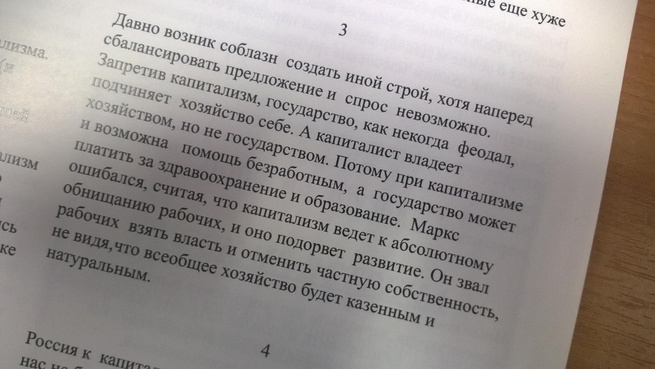
#> input picture Задание 3 - 11 декабря/data/1.jpg, 655 x 369 px, shrunk from 1954 x 1100 before the run
$ jupyter execute FHT.ipynb
#> lines starting #> are read from the running program, lines starting #| are printed output that depends on the picture
[cell 1]
import numpy as np
import cv2 as cv

from matplotlib import pyplot as plt
from PIL import Image
from typing import Literal, Optional
from time import time
from typing import Tuple
import numba

[cell 2]
example_image_path = 'data/1.jpg'
input_image = np.array(Image.open(example_image_path))
#> input_image is the input picture: shape (369, 655, 3); mean R, G, B 153, 147, 143.8
plt.imshow(input_image)

Напишем функцию для предобработки изображения, как мы рассматривали на лекции: добавил blur и фильтр собеля, тем самым сделаем его черно-белым. Также расширим изображение до минимально покрывающего квадрата со стороной степени двойки.

[cell 3]
def prepare_image(image: np.ndarray) -> np.ndarray:
    image = cv.cvtColor(cv.GaussianBlur(image, (3, 3), 0), cv.COLOR_BGR2GRAY)
    image = cv.addWeighted(
        cv.convertScaleAbs(cv.Sobel(image, 3, 1, 0, ksize=3)),
        0.5,
        cv.convertScaleAbs(cv.Sobel(image, 3, 0, 1, ksize=3)),
        0.5,
        0)
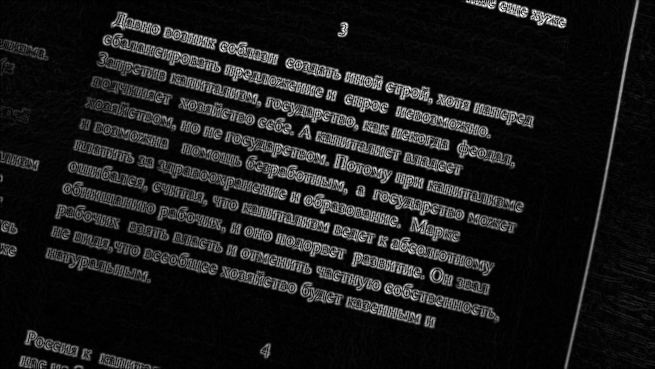
#> image: shape (369, 655); min 0, max 255, mean 25.1

    new_image = np.zeros(2 ** (np.log2(image.shape).astype(int) + 1))
    new_image[0:image.shape[0], 0:image.shape[1]] = image
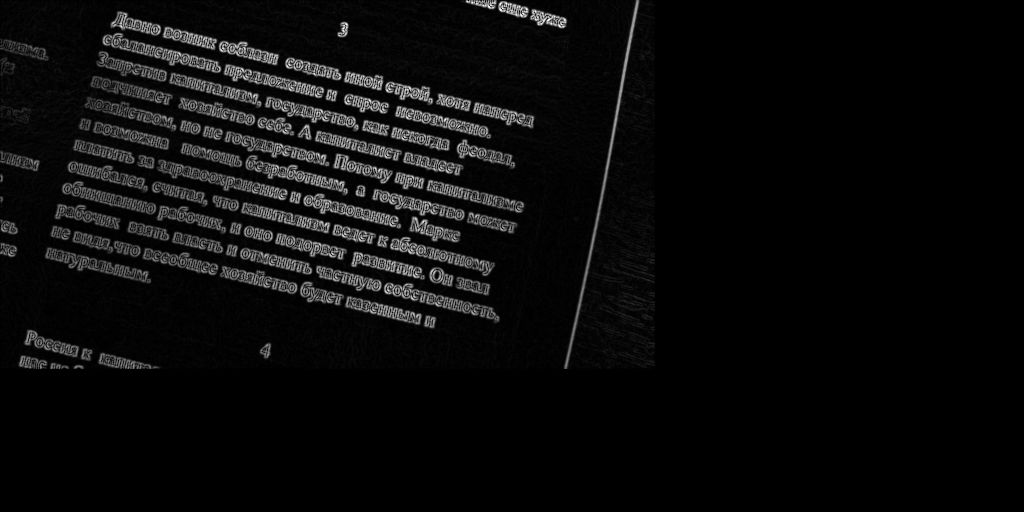
#> new_image: shape (512, 1024) float64; min 0, max 255, mean 11.6
    return new_image

plt.imshow(prepare_image(input_image))

Напишем быстрое преобразование Хафа и вычисление оптимального поворота на основе ряда с наибольшей дисперсией.

[cell 4]
# @numba.njit() # - does not work because of reshapes, but I tried...
def hough_transform(prepr_image: np.ndarray, left_border: Optional[int] = None, right_border: Optional[int] = None, where: Literal['left', 'right'] = 'left') -> np.ndarray:
#> called with where = 'left'
    assert where in ['left', 'right']
    if left_border is None:
        left_border = 0
    if right_border is None:
        right_border = prepr_image.shape[1]
#> right_border = 1024
    if right_border - left_border == 1:
        return prepr_image[:, left_border].reshape((-1, 1))

    result_image = np.zeros((prepr_image.shape[0], right_border - left_border))
    middle = (left_border + right_border) // 2
#> middle = 512
    left_image = hough_transform(prepr_image, left_border, middle, where=where)
    right_image = hough_transform(prepr_image, middle, right_border, where=where)
#> after the loop in hough_transform (call 9), `for shift in range(right_border - left_border):`: result_image = 512 rows, first 6: [12, 16, 17, 16], [21, 19, 18, 14], [17, 15, 11, 13], [11, 8, 12, 16], [11, 17, 21, 18], [23, 24, 21, 16]
#> in hough_transform (call 8), `left_image = hough_transform(prepr_image, left_border, middle, where=w..`: left_image has the same summary as result_image
#> after the loop in hough_transform (call 16), `for shift in range(right_border - left_border):`: result_image = 512 rows, first 6: [4, 9, 10, 11], [11, 12, 13, 15], [13, 13, 13, 13], [12, 15, 15, 16], [17, 18, 21, 22], [24, 23, 26, 23]
#> in hough_transform (call 8), `right_image = hough_transform(prepr_image, middle, right_border, where..`: right_image has the same summary as result_image
#> after the loop in hough_transform (call 24), `for shift in range(right_border - left_border):`: result_image = 512 rows, first 6: [10, 17, 21, 19], [27, 24, 23, 22], [23, 21, 20, 21], [18, 19, 20, 19], [20, 22, 20, 16], [21, 19, 15, 13]
#> in hough_transform (call 23), `left_image = hough_transform(prepr_image, left_border, middle, where=w..`: left_image has the same summary as result_image
#> after the loop in hough_transform (call 31), `for shift in range(right_border - left_border):`: result_image = 512 rows, first 6: [6, 15, 18, 19], [20, 24, 26, 21], [31, 26, 24, 18], [29, 22, 17, 16], [19, 15, 13, 16], [10, 12, 14, 14]
#> in hough_transform (call 23), `right_image = hough_transform(prepr_image, middle, right_border, where..`: right_image has the same summary as result_image
#> after the loop in hough_transform (call 40), `for shift in range(right_border - left_border):`: result_image = 512 rows, first 6: [13, 16, 17, 19], [20, 20, 22, 24], [20, 22, 23, 21], [20, 21, 19, 16], [20, 14, 13, 14], [11, 11, 12, 16]
#> in hough_transform (call 39), `left_image = hough_transform(prepr_image, left_border, middle, where=w..`: left_image has the same summary as result_image
#> in hough_transform (call 39), `right_image = hough_transform(prepr_image, middle, right_border, where..`: right_image = 512 rows, first 6: [3, 8, 11, 13], [9, 13, 15, 16], [15, 16, 18, 19], [21, 23, 23, 22], [25, 24, 23, 20], [22, 20, 18, 16]
#> after the loop in hough_transform (call 3), `for shift in range(right_border - left_border):`:
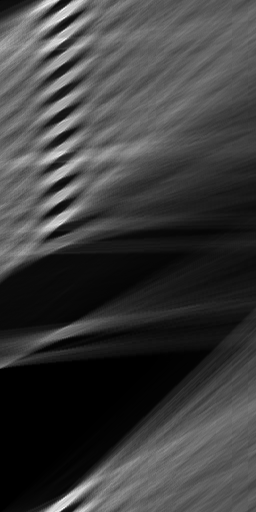
#> result_image: shape (512, 256) float64; min 0, max 18566, mean 4470.8; drawn with min black and max white
#> after the loop in hough_transform (call 2), `for shift in range(right_border - left_border):`:
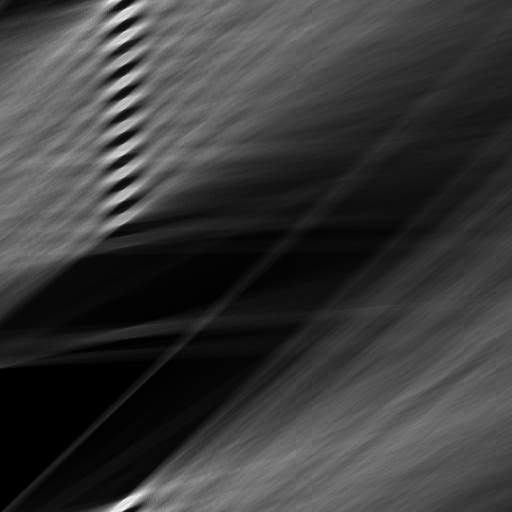
#> result_image: shape (512, 512) float64; min 0, max 47239, mean 10830.9; drawn with min black and max white
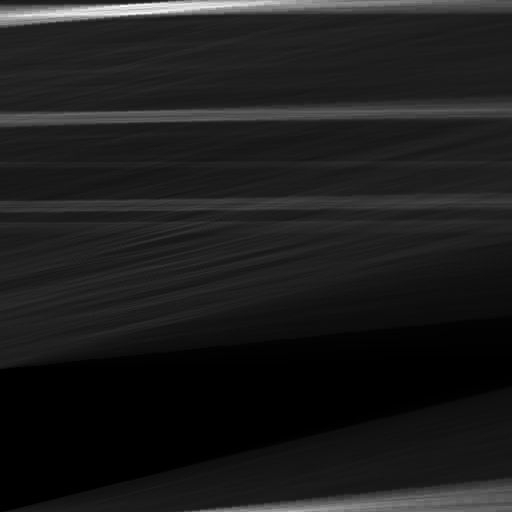
#> right_image: shape (512, 512) float64; min 0, max 9149, mean 1039.1; drawn with min black and max white

    for shift in range(right_border - left_border):
        i = np.arange(prepr_image.shape[0])
        right_index = (i + shift // 2 + shift % 2) if where == 'left' else (i - shift // 2 - shift % 2)
        result_image[i, shift] = left_image[i, shift // 2] + \
            right_image[right_index % prepr_image.shape[0], shift // 2]
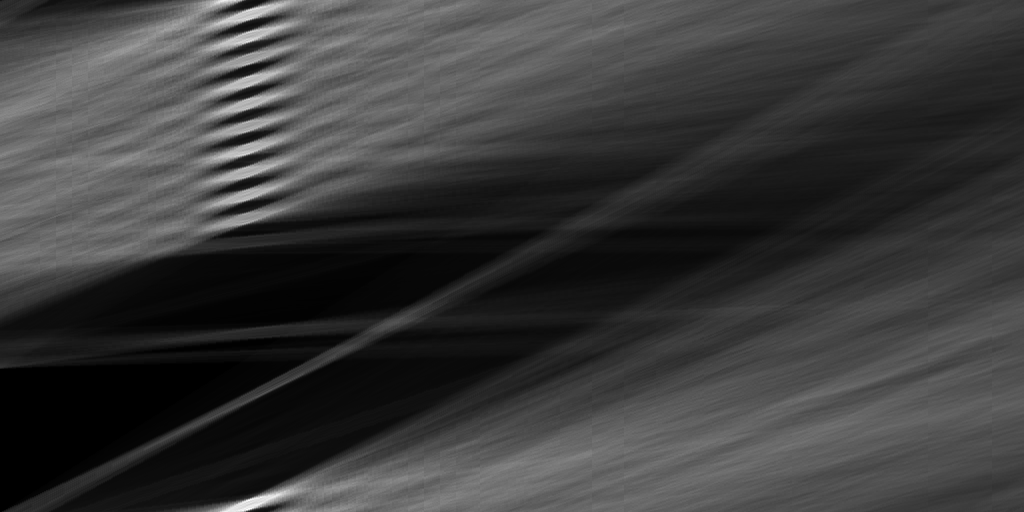
#> result_image: shape (512, 1024) float64; min 0, max 50576, mean 11870.1; drawn with min black and max white

    return result_image


def find_angle(fht_image: np.ndarray) -> Tuple[float, float]:
    variance = np.var(fht_image, axis=0)
#> variance = 1024 values, max 202969804.7 at index 247, min 11749276.5 at index 1023, mean 60264525.9
    biggest_variance_idx = np.argmax(variance)
#> biggest_variance_idx = 247
    another_catet = fht_image.shape[1]
#> another_catet = 1024
    return variance[biggest_variance_idx], np.arctan(biggest_variance_idx / another_catet)

prepared_image = prepare_image(input_image)
find_angle(hough_transform(prepared_image))
#> Out = (202969804.7, 0.237)

Также напишем функцию для поворота изображения.

[cell 5]
def rotate_image(image: np.ndarray, angle_radians: float, interp_type=cv.INTER_LINEAR) -> np.ndarray:
#> called with angle_radians = 0.236, interp_type = 1
    angle_degrees = angle_radians * 180 / np.pi

    center = (image.shape[1] / 2, image.shape[0] / 2)
#> center = (327.5, 184.5)
    rotation_matrix = cv.getRotationMatrix2D(center, angle_degrees, 1)
    borders = np.array([
        image.shape[0] * abs(np.sin(angle_radians)) + image.shape[1] * abs(np.cos(angle_radians)),
        image.shape[0] * abs(np.cos(angle_radians)) + image.shape[1] * abs(np.sin(angle_radians)),
    ], dtype=int)
#> borders = [723, 511]

    rotation_matrix[0, 2] += ((borders[0] / 2) - center[0])
    rotation_matrix[1, 2] += ((borders[1] / 2) - center[1])

    rotated_image= cv.warpAffine(image, rotation_matrix, borders, flags=interp_type)
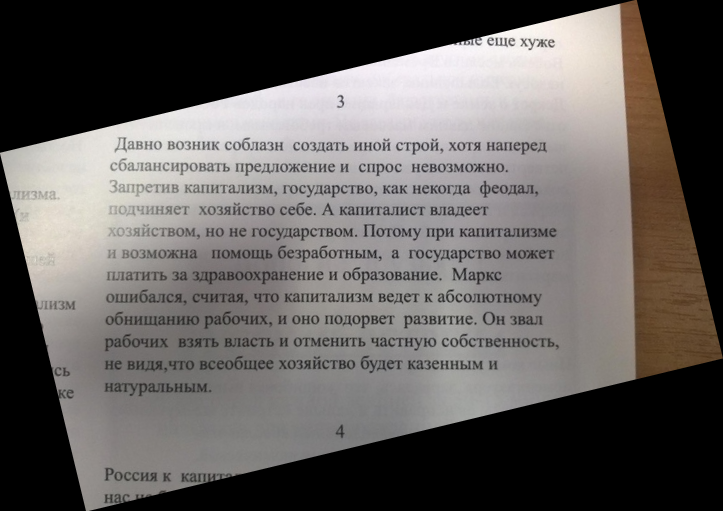
#> rotated_image: shape (511, 723, 3); mean R, G, B 100.1, 96.2, 94.1
    return rotated_image

plt.imshow(rotate_image(input_image, 0.236))

Остается скомбинировать результаты. Но каждое изображение необходимо крутить в обе стороны при поиске наилучшего угла, для этого придется дописать небольшую логику.

[cell 6]
def autorotate_image(image: np.ndarray, interp_type=cv.INTER_LINEAR) -> np.ndarray:
#> called with interp_type = 1
    prepr_image = prepare_image(image)
    res_left = find_angle(hough_transform(prepr_image, where='left'))
#> res_left = (202969804.7, 0.237)
    res_right = find_angle(hough_transform(prepr_image, where='right'))
#> in find_angle (call 3), `variance = np.var(fht_image, axis=0)`: variance = 1024 values, max 83488897.8 at index 1, min 908196.4 at index 1022, mean 36125919.7
#> in find_angle (call 3), `variance = np.var(fht_image, axis=0)`:
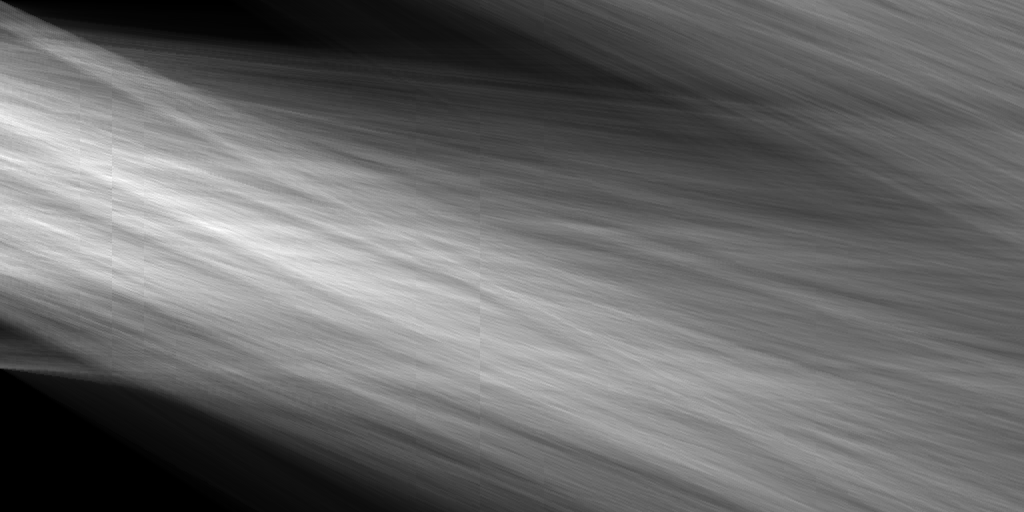
#> fht_image: shape (512, 1024) float64; min 0, max 28629, mean 11870.1; drawn with min black and max white
#> in find_angle (call 3), `biggest_variance_idx = np.argmax(variance)`: biggest_variance_idx = 1
#> res_right = (83488897.8, 0.000977)
    angle = res_left[1] if res_left[0] > res_right[0] else -res_right[1]
#> angle = 0.237
    return rotate_image(image, angle, interp_type=interp_type)

[cell 7]
plt.imshow(autorotate_image(input_image))

[cell 8]
plt.imshow(autorotate_image(input_image, interp_type=cv.INTER_NEAREST))

Невооруженным глазом разницы не видно. Визуализируем ее.

[cell 9]
diff = autorotate_image(input_image) - autorotate_image(input_image, interp_type=cv.INTER_NEAREST)
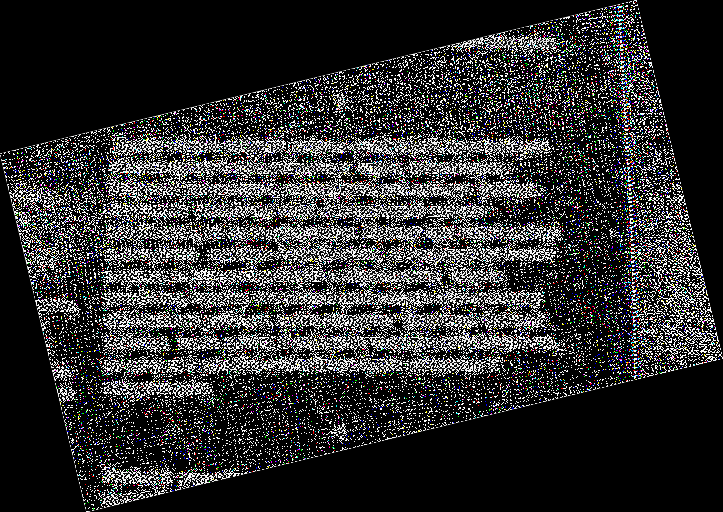
#> diff: shape (512, 723, 3); mean R, G, B 46.8, 46.6, 47
print(diff.max())
#| 255
plt.imshow(diff)

Все-таки видно разница есть :)
Преобразуем все изображения.

[cell 10]
import os
from tqdm import tqdm

def iterdir(path):
    return [(fn, os.path.join(path, fn)) for fn in sorted(os.listdir(path))]

resdir = 'output_images'
os.makedirs(resdir, exist_ok=True)
for bn, fn in tqdm(iterdir('data')):
    in_image = np.array(Image.open(fn))
    out_image = autorotate_image(in_image)
    Image.fromarray(out_image).save(f'{resdir}/{bn}')
#> pass 2 of the loop `for bn, fn in tqdm(iterdir('data')):`:
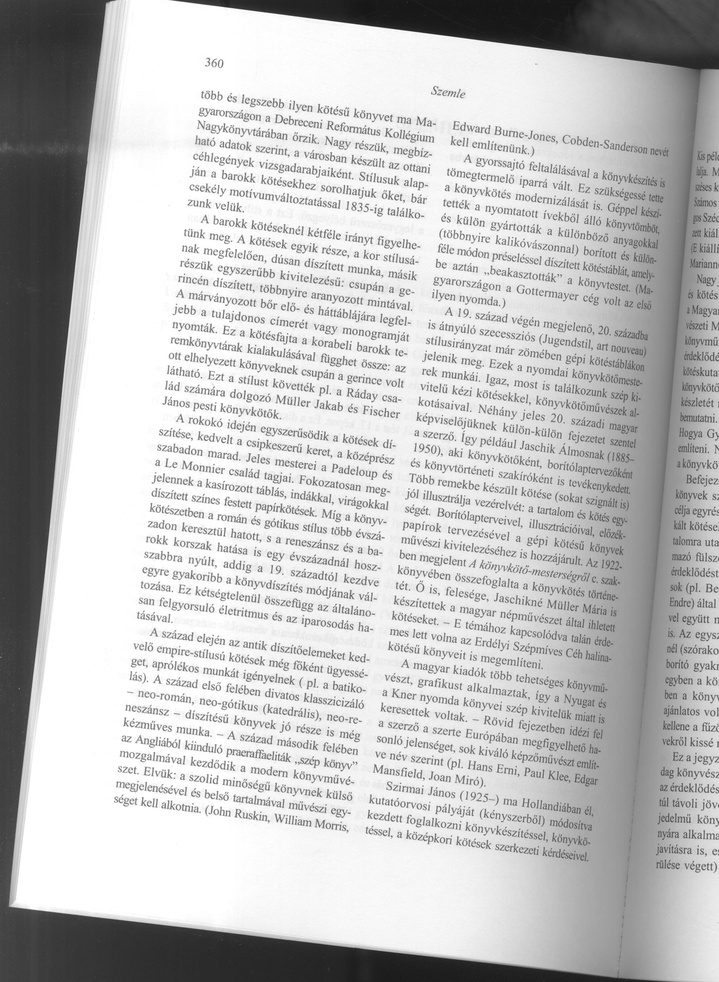
#> input picture Задание 3 - 11 декабря/data/10.jpg, 719 x 982 px, shrunk from 2143 x 2926 before the run
#> in_image is the input picture: shape (982, 719, 3); min 20, max 255, mean 192.6
#> new_image: shape (1024, 1024) float64
#> fht_image: shape (1024, 1024) float64
#> variance = 1024 values, max 88627444.3 at index 0, min 26657888.5 at index 1023, mean 54676526.5
#> in find_angle (call 13), `variance = np.var(fht_image, axis=0)`:
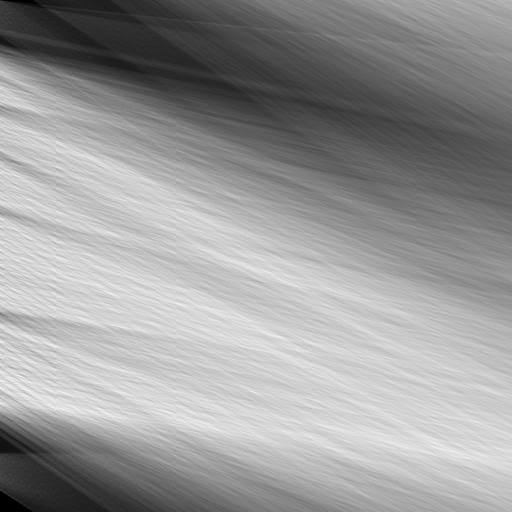
#> fht_image: shape (1024, 1024) float64 (shown at 1/2 size); min 0, max 32907, mean 19877.9; drawn with min black and max white
#> biggest_variance_idx = 0
#> angle_degrees = 7.07
#> rotation_matrix = [[0.992, 0.123, -57.7], [-0.123, 0.992, 47.98]]
#> borders = [834, 1063]
#> in rotate_image (call 7), `rotated_image= cv.warpAffine(image, rotation_matrix, borders, flags=in..`:
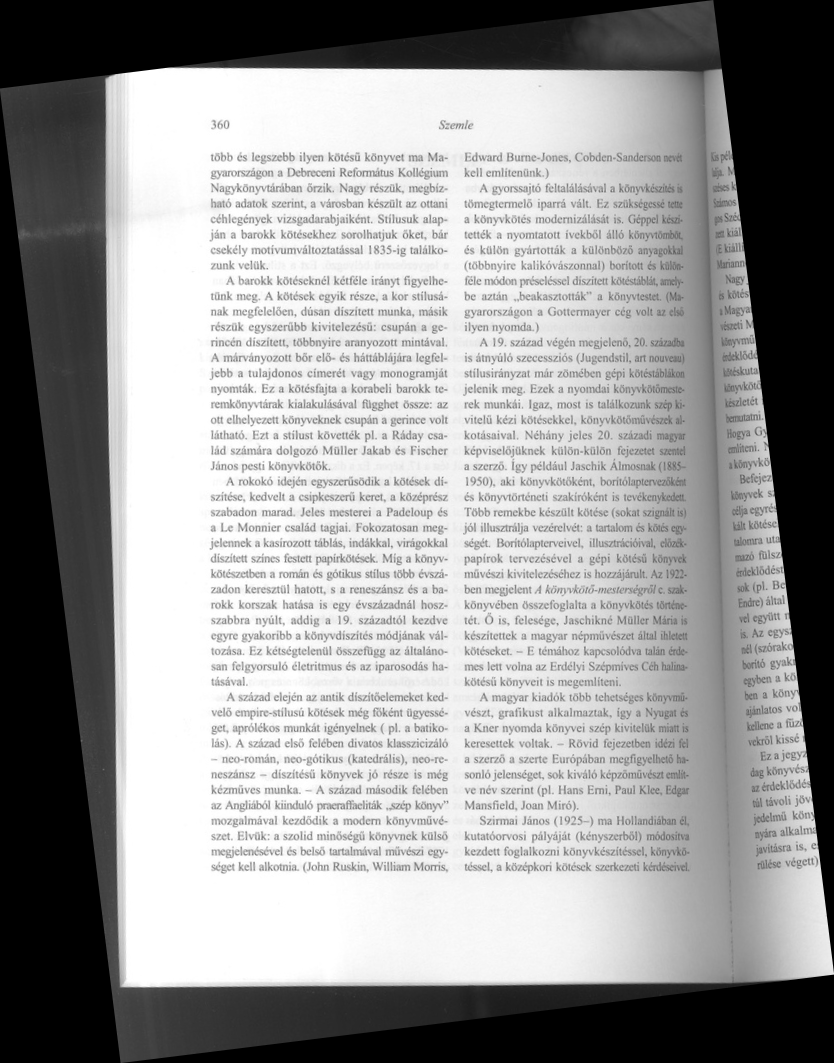
#> rotated_image: shape (1063, 834, 3); min 0, max 255, mean 153.4
#> pass 3 of the loop `for bn, fn in tqdm(iterdir('data')):`:
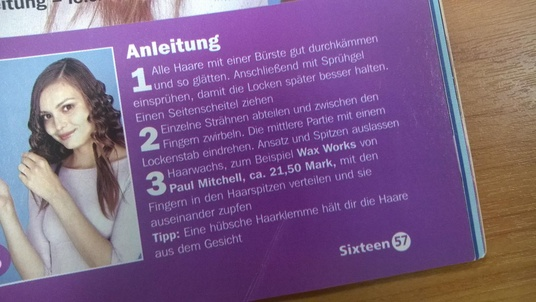
#> input picture Задание 3 - 11 декабря/data/2.jpg, 536 x 302 px, shrunk from 1598 x 900 before the run
#> in_image is the input picture: shape (302, 536, 3); mean R, G, B 126.8, 97.8, 134.5
#> new_image: shape (512, 1024) float64
#> fht_image: shape (512, 1024) float64
#> angle_degrees = -8.11
#> rotation_matrix = [[0.99, -0.141, 24], [0.141, 0.99, -36.32]]
#> borders = [573, 374]
#> in rotate_image (call 8), `rotated_image= cv.warpAffine(image, rotation_matrix, borders, flags=in..`:
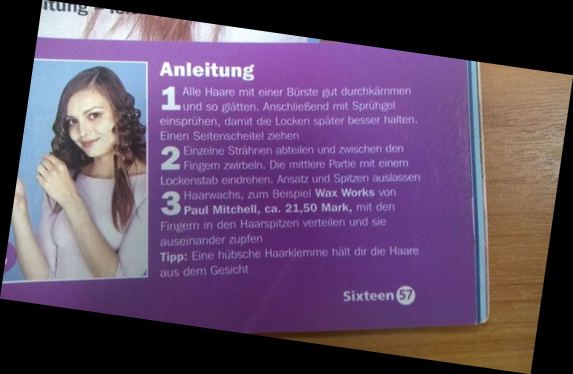
#> rotated_image: shape (374, 573, 3); mean R, G, B 95.8, 73.9, 101.6

Посчитаем время работы

[cell 11]
import time
sizes = 2 ** np.arange(3, 12, dtype=int)
perfomance = []
for size in sizes:
    t_0 = time.time()
    hough_transform(np.ones((size, size), dtype=np.uint8))
    perfomance.append(time.time() - t_0)

[cell 12]
plt.figure(figsize=(9, 9))
plt.title('Скорость работы быстрого преобразования Хафа')
plt.xlabel('Площадь, мегапиксели')
plt.ylabel('Скорость работы, секунды')
plt.plot(sizes ** 2 / 10 ** 6, perfomance)
plt.show()
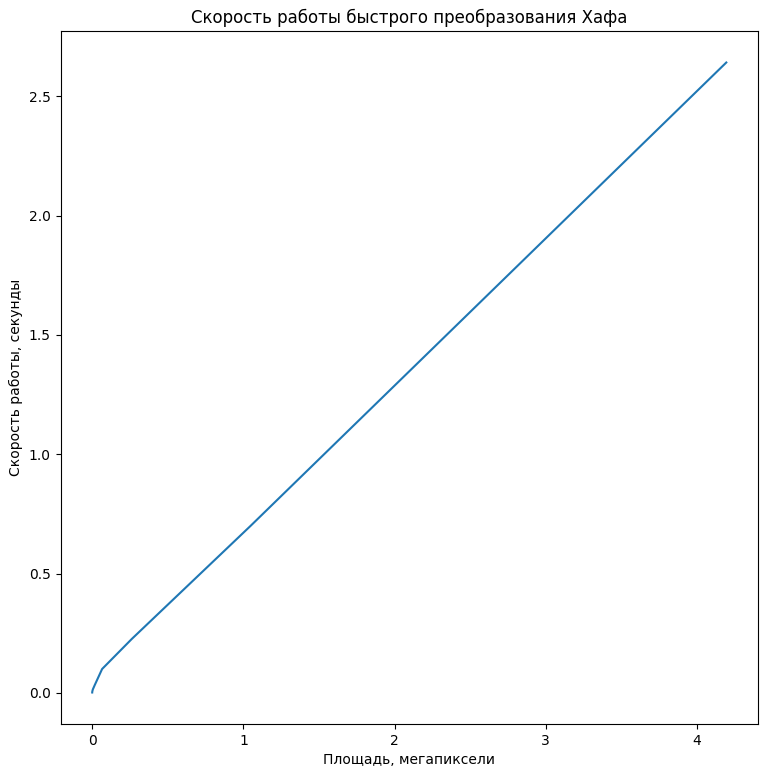
#> figure drawn by matplotlib, 1 panel
